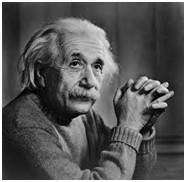
#> input picture einstein.jpg, 186 x 182 px
$ python p1.py
#> lines starting #> are read from the running program, lines starting #| are printed output that depends on the picture
#> the answer given: 1
import numpy as np
from PIL import Image

def readImage(path):
#> called with path = 'einstein.jpg'
    im=Image.open(path)
#> im is the input picture: PIL image 186x182 L; min 0, max 255, mean 86.8

    im.show()
    return im

# max in the image - image
def negative(im):
    #convert to numpy array
    npImage=np.array(im)
    max=npImage.max() #get the maximum
#> max = 255
    newImage=Image.fromarray(max-npImage) #subtract from maximum and convert back to image
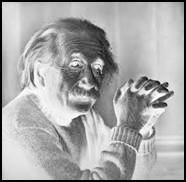
#> newImage: PIL image 186x182 L; min 0, max 255, mean 168.2
    newImage.show()

# thresholding at r
# [60 lines left out: functions threshold, logTransform, powerLaw, grayLevelSuppressedSlicing, grayLevelMaintainSlicing, bitPlaneSlicing, not called in this run]

inp=int(input("Enter your choice:\n \
    1. Negative of a image\n \
    2. Threshold of a image\n \
    3. Logarithmic transform \n \
    4. Power Law transform \n \
    5. Graylevel Slice(Suppress) \n \
    6. Graylevel Slice(Maintain) \n \
    7. Bitplane Slice: \n"))
im=readImage("einstein.jpg")
if(inp==1):
    negative(im)
elif(inp==2):
    threshold(im)
elif(inp==3):
    logTransform(im)
elif(inp==4):
    powerLaw(im)
elif(inp==5):
    grayLevelSuppressedSlicing(im)
elif(inp==6):
    grayLevelMaintainSlicing(im)
elif(inp==7):
    for i in range(1,9):
        bitPlaneSlicing(im,i)
